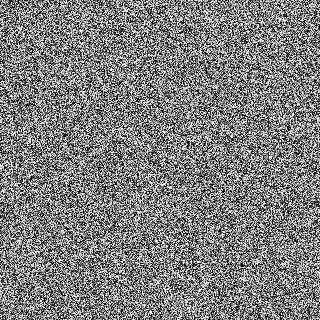
Frame 1 (no input)
Frame 60 (the mouse pressed at the canvas centre just before this capture): identical to frame 1, image omitted
Frame 120 (the mouse held since frame 60 and released just before this capture): identical to frame 1, image omitted

The Processing sketch that drew this single still picture (run headless with seeded random() and noise(); from frame 60 on, the mouse is pressed at the canvas centre):

// Processing sketch: pixels
// ── pixels.pde
//En general, una imagen está compuesta por un arreglo bidimensional de pixeles.
//En processing se accede a los pixeles mediante un vector.  
PImage img;

void setup(){
  size(320, 320);
  loadPixels();
  for(int i=0; i<pixels.length; i++){
    float rand=random(255);
    color c = color(rand);
    pixels[i] = c;
  }
  updatePixels();
  //Como hacer para obtener entonces imagenes con degradsdo de blanck a negro: horizontal, vertical y diagonal?
}

void draw(){
}
